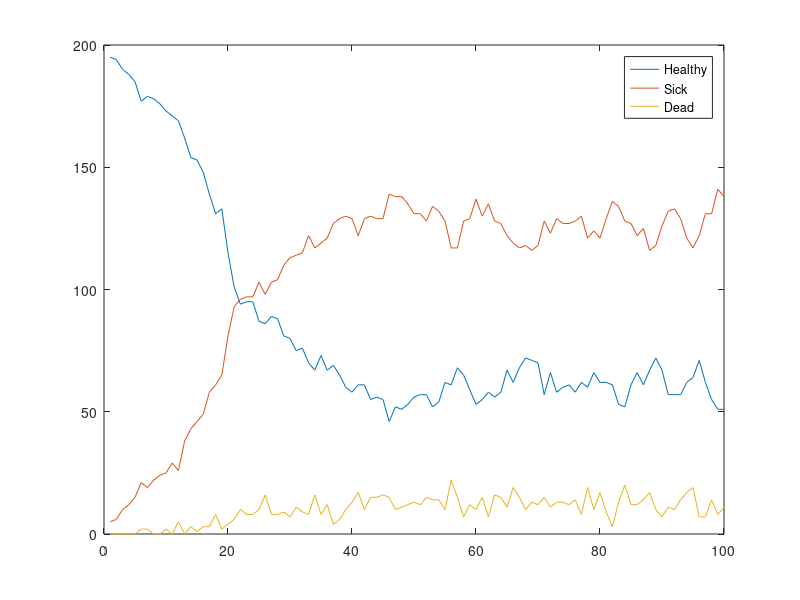

Here is the MATLAB script that generated this plot:
hold off
clear
clc
clf
%clears everything
hold on
width = 20;
height = 20; %define area
tEnd = 100; %time to run
I = 5; %# of infected
N = 200; %# number of agents
xs = zeros(N,1); %x positions
ys = zeros(N,1); %y positions
ixs = ones(N,1)*-1; %infected x positions
iys = ones(N,1)*-1; %infected y positions
pM = 1; %probability of movement
pT = 0.7; %probability of transmission
pD = 0.5; %probability of death
sick = [];
dead = [];
healthy = []; %establish tracking

tic

for count = 1:N %initializes the structure definitions of each agent
    population(count).name = count; %gives a label
    population(count).x = round(rand(1,1)*width); %defines x positions randomly
    population(count).y = round(rand(1,1)*height); %defines y position randomly
    population(count).incubation = 0; %defines every agent as healthy
    xs(population(count).name) = population(count).x; %sets the xs value to the x position
    ys(population(count).name) = population(count).y; %sets the ys value to the y position
end
plot(xs,ys,'.','markersize',20); %starts plot of everyone
for count = 1:I
    population(count).incubation = floor(rand(1,1)*19+2); %sets first x population to be sick
end
ixs(1:I) = xs(1:I); %defines sick xs
iys(1:I) = ys(1:I); %defines sick ys
plot(ixs(1:I)>0,iys(1:I)>0,'r.','markersize',20) %plots sick
for t = 1:tEnd %loops for time
    for count = 1:N %loops per agent
        m = rand(1,1); %chance to move
        if m<pM %determines if moves
            m = floor(rand(1,1)*8+1); %determines direction
            %m = 8;
            switch m %goes into case based on direction
                case 1
                    if population(count).x < width
                        population(count).x = population(count).x + 1;
                        xs(count) = population(count).x;
                    else
                        population(count).x = population(count).x - 1;
                        xs(count) = population(count).x;
                    end
                case 2 %example of down and to the right
                    if (population(count).x < width)&&(population(count).y > 0) %checks if not at either bound
                        population(count).x = population(count).x + 1; %moves the x
                        population(count).y = population(count).y - 1; %moves the y
                        xs(count) = population(count).x; %sets xs
                        ys(count) = population(count).y; %sets ys
                    elseif population(count).x < width %checks if it is at just the y bound
                        population(count).y = population(count).y + 1; %bounces the opposite direction
                        ys(count) = population(count).y; %sets ys
                    else
                        population(count).x = population(count).x - 1; %bounces x
                        xs(count) = population(count).x; %sets x
                    end
                case 3
                    if population(count).y > 0
                        population(count).y = population(count).y - 1;
                        ys(count) = population(count).y;
                    else
                        population(count).y = population(count).y + 1;
                        ys(count) = population(count).y;
                    end
                case 4
                    if (population(count).x > 0)&&(population(count).y > 0)
                        population(count).x = population(count).x - 1;
                        population(count).y = population(count).y - 1;
                        xs(count) = population(count).x;
                        ys(count) = population(count).y;
                    elseif population(count).x > 0
                        population(count).y = population(count).y + 1;
                        ys(count) = population(count).y;
                    else
                        population(count).x = population(count).x + 1;
                        xs(count) = population(count).x;
                    end
                case 5
                    if population(count).x > 0
                        population(count).x = population(count).x - 1;
                        xs(count) = population(count).x;
                    else
                        population(count).x = population(count).x + 1;
                        xs(count) = population(count).x;
                    end
                case 6
                    if (population(count).x > 0)&&(population(count).y < height)
                        population(count).x = population(count).x - 1;
                        population(count).y = population(count).y + 1;
                        xs(count) = population(count).x;
                        ys(count) = population(count).y;
                    elseif population(count).x > 0
                        population(count).y = population(count).y - 1;
                        ys(count) = population(count).y;
                    else
                        population(count).x = population(count).x + 1;
                        xs(count) = population(count).x;
                    end
                case 7
                    if population(count).y < height
                        population(count).y = population(count).y + 1;
                        ys(count) = population(count).y;
                    else
                        population(count).y = population(count).y - 1;
                        ys(count) = population(count).y;
                    end
                case 8
                    if (population(count).x < width)&&(population(count).y < height)
                        population(count).x = population(count).x + 1;
                        population(count).y = population(count).y + 1;
                        xs(count) = population(count).x;
                        ys(count) = population(count).y;
                    elseif population(count).x < width
                        population(count).y = population(count).y - 1;
                        ys(count) = population(count).y;
                    else
                        population(count).x = population(count).x - 1;
                        xs(count) = population(count).x;
                    end
            end
        end
    end
    clf %clears the figure
    hold on
    plot(xs,ys,'.','markersize',20) %plots health
    ixs(1:I) = xs(1:I); %defines sick xs
    iys(1:I) = ys(1:I); %defines sick ys
    for count = 1:N %loops per agent
        for pos = 1:N %loops per sick
            if (xs(count) == ixs(pos))&&(ys(count)==iys(pos))&&population(count).incubation <1 %checks if positions overlap
                T = rand(1,1); %random to pass on disease
                if T<pT %determines if disease passes
                    population(count).incubation = round(rand(1,1)*19+2); %sets incubation
                    ixs(count) = xs(count); %adds to infected pool
                    iys(count) = ys(count);
                end
            end
        end
           
    end
    for count = 1:N
       if population(count).incubation>0 %checks if infected
           ixs(count) = xs(count); %adds to infected pool
           iys(count) = ys(count);
       else
           ixs(count) = -1; %removes from infected pool if not infected
           iys(count) = -1;
       end
       for state = 1:N
           D = rand(1,1);
           if (D<pD) && (population(count).incubation == 1)
               ixs(count) = -2;
           end
       end
       population(count).incubation = population(count).incubation -1; %ticks down incubation
    end
    plot(ixs(ixs>0),iys(ixs>0),'r.','markersize',20) %plots again
    %pause(0.1); %waits for display sake
    sick = [sick ; sum(ixs>0)]; %counts number of sick
    dead = [dead ; sum(ixs == -2)];
    healthy = [healthy ; N-sick(t)-dead(t)]; %counts number of healthy
end

toc
clf
plot(1:tEnd,healthy,1:tEnd,sick,1:tEnd,dead)
legend('Healthy','Sick','Dead')